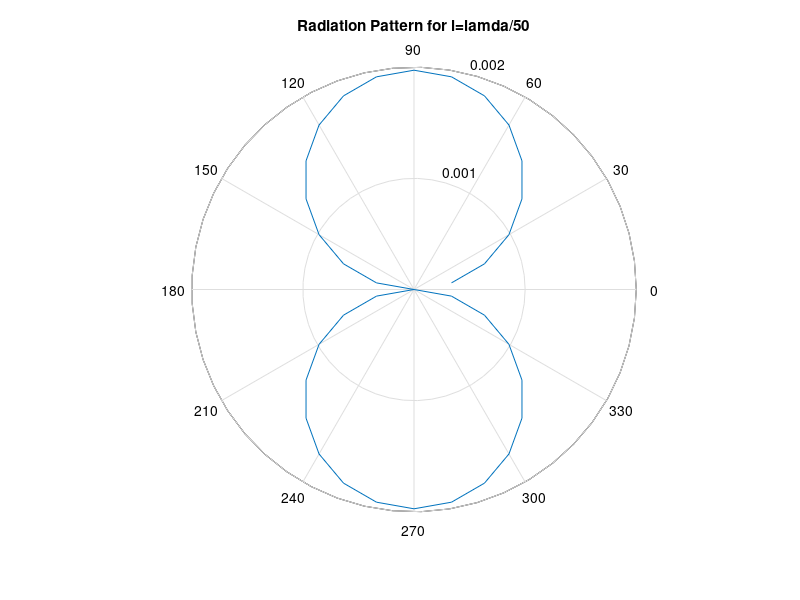
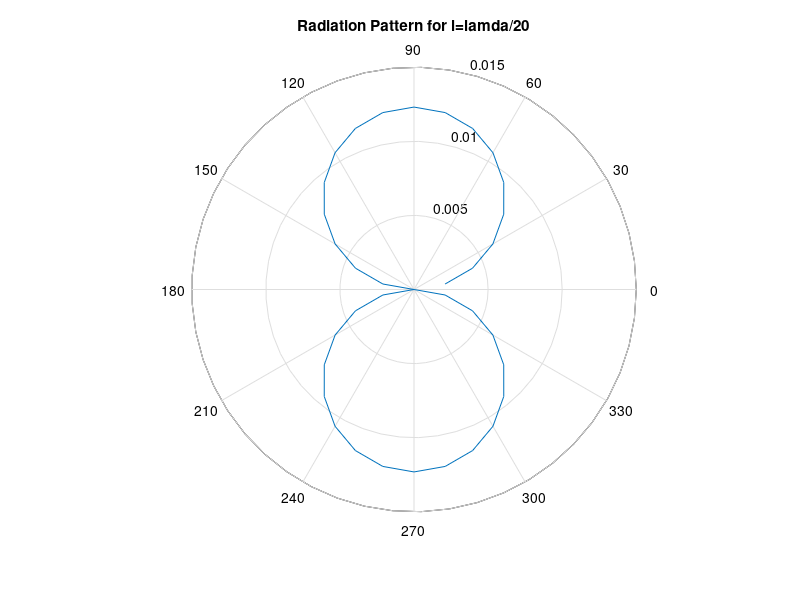
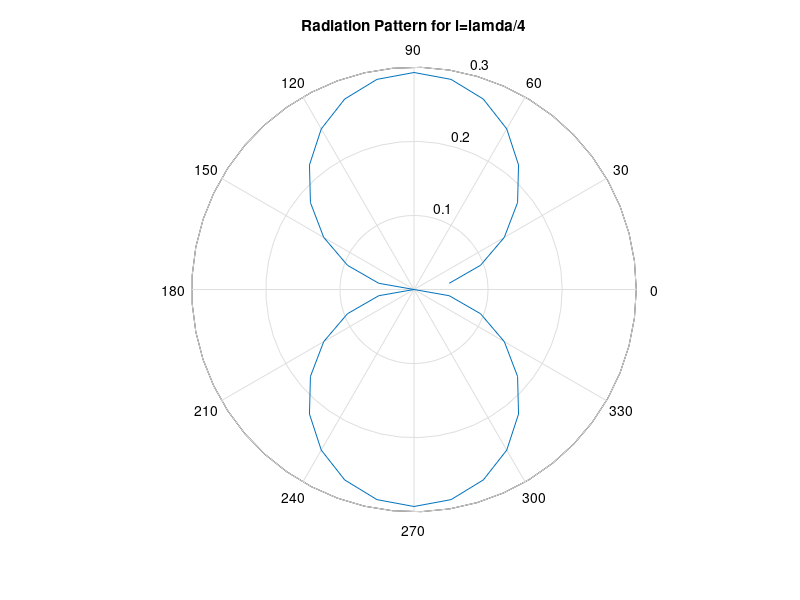
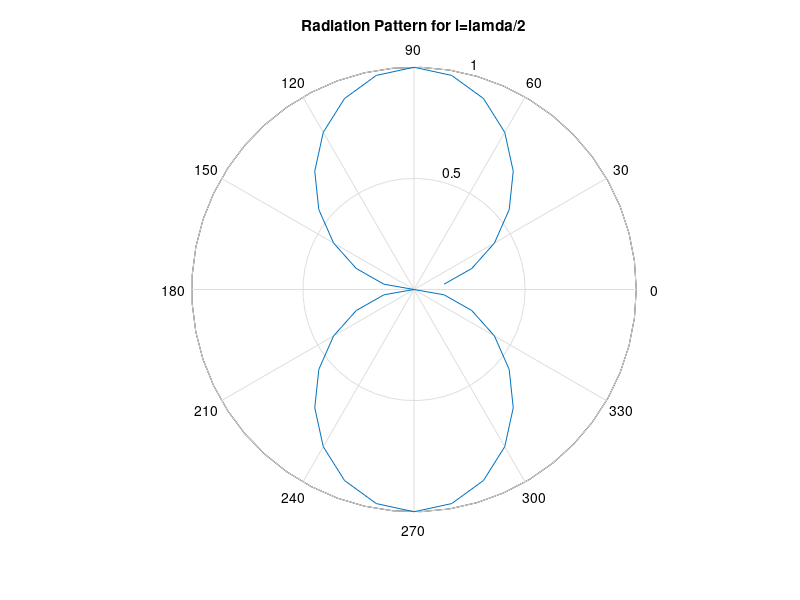

Source code (MATLAB) for these figures, in order:
y = pi./50;
x = 0:(pi/18):(2*pi);
U = (cos(y*cos(x))-cos(y))./sin(x);
U = abs(U);
figure(1);
polar(x,U);
title('Radiation Pattern for l=lamda/50');
figure(9);
plot(x,U)

y = pi./20;
x = 0:(pi/18):(2*pi);
U = (cos(y*cos(x))-cos(y))./sin(x);
U = abs(U);
figure(2);
polar(x,U);
title('Radiation Pattern for l=lamda/20');

y = pi./10;
x = 0:(pi/18):(2*pi);
U = (cos(y*cos(x))-cos(y))./sin(x);
U = abs(U);
figure(10);
polar(x,U);
title('Radiation Pattern for l=lamda/10');

y = pi./4;
x = 0:(pi/18):(2*pi);
U = (cos(y*cos(x))-cos(y))./sin(x);
U = abs(U);
figure(3);
polar(x,U);
title('Radiation Pattern for l=lamda/4');

y = pi./2;
x = 0:(pi/18):(2*pi);
U = (cos(y*cos(x))-cos(y))./sin(x);
U = abs(U);
figure(4);
polar(x,U);
title('Radiation Pattern for l=lamda/2');

y = pi;
x = 0:(pi/18):(2*pi);
U = (cos(y*cos(x))-cos(y))./sin(x);
U = abs(U);
figure(5);
polar(x,U);
title('Radiation Pattern for l=lamda');

y = 3*pi./2;
x = 0:(pi/18):(2*pi);
U = (cos(y*cos(x))-cos(y))./sin(x);
U = abs(U);
figure(6);
polar(x,U);
title('Radiation Pattern for l=3*lamda/2');

y = pi*2;
x = 0:(pi/18):(2*pi);
U = (cos(y*cos(x))-cos(y))./sin(x);
U = abs(U);
figure(7);
polar(x,U);
title('Radiation Pattern for l=2*lamda');

y = pi*3;
x = 0:(pi/18):(2*pi);
U = (cos(y*cos(x))-cos(y))./sin(x);
U = abs(U);
figure(8);
polar(x,U);
title('Radiation Pattern for l=3*lamda');
